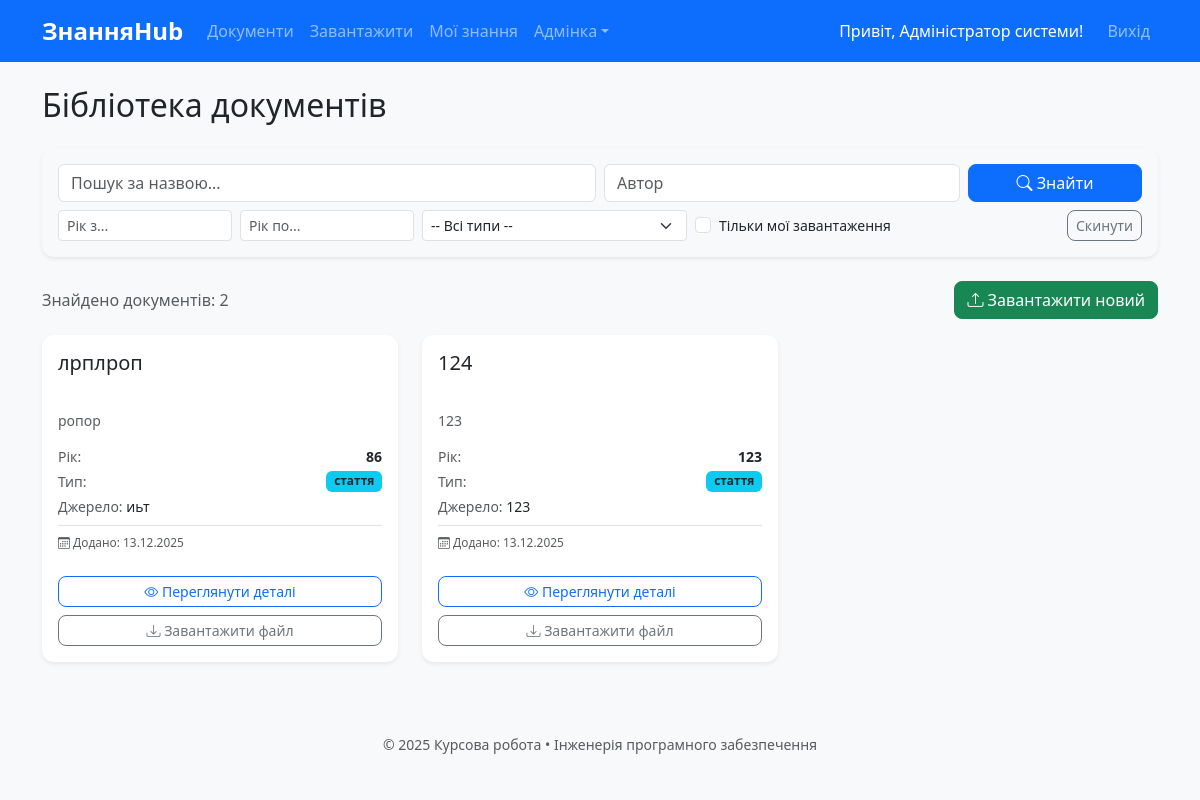
/documents (signed in), run on an earlier commit of the app's database.
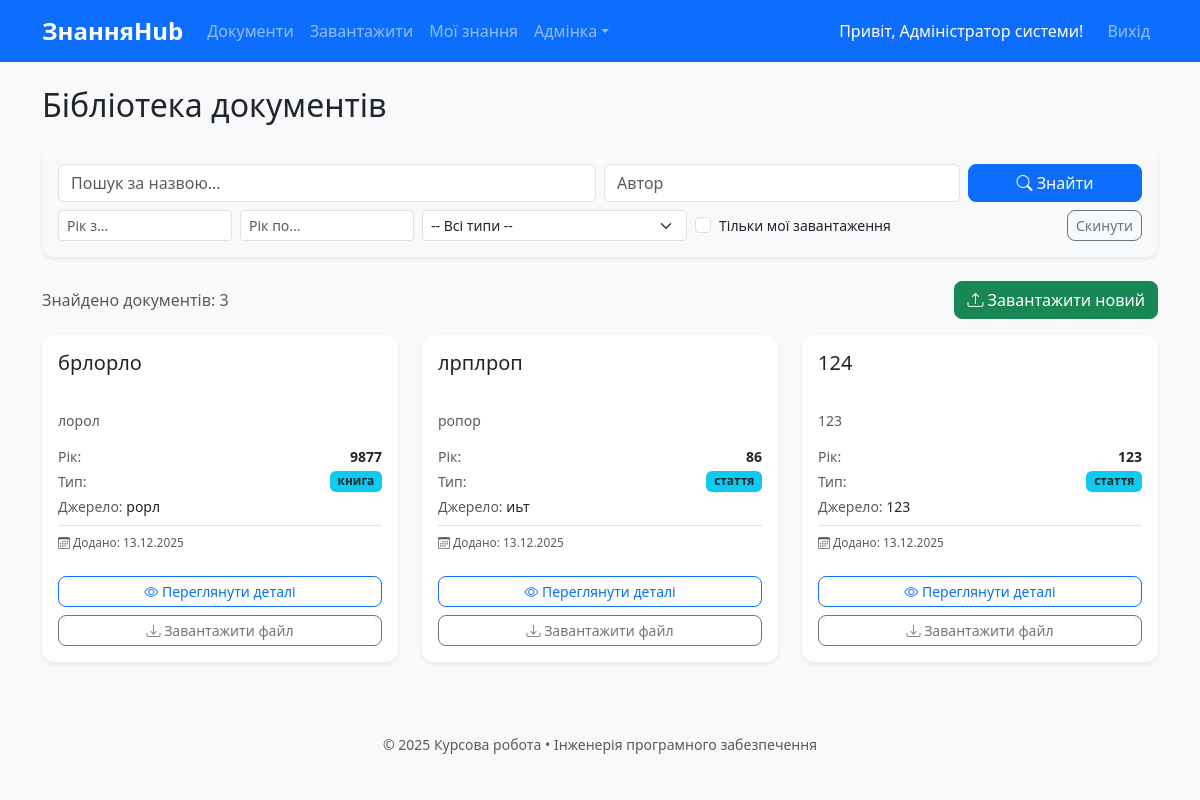
And on a later commit of the database.
### models.py (models this page shows, shortened)
class User(UserMixin, db.Model):
    id = db.Column(db.Integer, primary_key=True)
    email = db.Column(db.String(120), unique=True, nullable=False)
    name = db.Column(db.String(100), nullable=False)
    password_hash = db.Column(db.String(256), nullable=False)
    role = db.Column(db.String(20), default='user')
    is_active = db.Column(db.Boolean, default=True)
    created_at = db.Column(db.DateTime, default=datetime.utcnow)

class Document(db.Model):
    id = db.Column(db.Integer, primary_key=True)
    title = db.Column(db.String(300), nullable=False)
    authors = db.Column(db.Text)
    year = db.Column(db.Integer)
    source = db.Column(db.Text)
    doc_type = db.Column(db.String(50))
    original_filename = db.Column(db.String(300), nullable=False)
    stored_filename = db.Column(db.String(200), nullable=False, unique=True)
    uploaded_at = db.Column(db.DateTime, default=datetime.utcnow)
    uploaded_by = db.Column(db.Integer, db.ForeignKey('user.id'))
    user = db.relationship('User', backref='documents')

### app.py (the view)
    @app.route('/documents')
    @login_required
    def document_list():
        query = request.args.get('q', '').strip()
        author = request.args.get('author', '')
        year_from = request.args.get('year_from', type=int)
        year_to = request.args.get('year_to', type=int)
        doc_type = request.args.get('type', '')
        show_my = request.args.get('show_my')
        docs = Document.query
        if query:
            ids = search_fulltext(query)
            docs = docs.filter(Document.id.in_(ids)) if ids else docs.filter(False)
        if author: docs = docs.filter(Document.authors.ilike(f'%{author}%'))
        if year_from: docs = docs.filter(Document.year >= year_from)
        if year_to: docs = docs.filter(Document.year <= year_to)
        if doc_type: docs = docs.filter_by(doc_type=doc_type)
        if show_my == '1': docs = docs.filter_by(uploaded_by=current_user.id)
        documents = docs.order_by(Document.uploaded_at.desc()).all()
        return render_template('document/list.html', documents=documents)

### templates/document/list.html (shortened to what this page needs)
{% extends "base.html" %}
{% block content %}
<h2 class="mb-4">Бібліотека документів</h2>
<div class="card shadow-sm mb-4 bg-light">
    <div class="card-body">
        <form method="GET" action="{{ url_for('document_list') }}">
            <div class="row g-2 mb-2">
                <div class="col-md-6">
                    <input type="text" name="q" class="form-control" placeholder="Пошук за назвою..." value="{{ request.args.get('q', '') }}">
                </div>
                <div class="col-md-4">
                    <input type="text" name="author" class="form-control" placeholder="Автор" value="{{ request.args.get('author', '') }}">
                </div>
                <div class="col-md-2">
                    <button type="submit" class="btn btn-primary w-100"><i class="bi bi-search"></i> Знайти</button>
                </div>
            </div>
            <div class="row g-2 align-items-center">
                <div class="col-md-2">
                    <input type="number" name="year_from" class="form-control form-control-sm" placeholder="Рік з..." value="{{ request.args.get('year_from', '') }}">
                </div>
                <div class="col-md-2">
                    <input type="number" name="year_to" class="form-control form-control-sm" placeholder="Рік по..." value="{{ request.args.get('year_to', '') }}">
                </div>
                <div class="col-md-3">
                    <select name="type" class="form-select form-select-sm">
                        <option value="">-- Всі типи --</option>
                    </select>
                </div>
                <div class="col-md-3">
                    <div class="form-check">
                        <input class="form-check-input" type="checkbox" name="show_my" value="1" id="showMyCheck" {% if request.args.get('show_my') == '1' %}checked{% endif %}>
                        <label class="form-check-label small" for="showMyCheck">
                            Тільки мої завантаження
                        </label>
                    </div>
                </div>
                <div class="col-md-2 text-end">
                    <a href="{{ url_for('document_list') }}" class="btn btn-sm btn-outline-secondary">Скинути</a>
                </div>
            </div>
        </form>
    </div>
</div>
<div class="d-flex justify-content-between align-items-center mb-3">
    <span class="text-muted">Знайдено документів: {{ documents|length }}</span>
    <a href="{{ url_for('upload_document') }}" class="btn btn-success">
        <i class="bi bi-upload"></i> Завантажити новий
    </a>
</div>
{% if documents %}
    <div class="row row-cols-1 row-cols-md-2 row-cols-lg-3 g-4">
        {% for doc in documents %}
        <div class="col">
            <div class="card h-100 shadow-sm border-0 hover-shadow transition-card">
                <div class="card-body d-flex flex-column">
                    <div class="d-flex justify-content-between align-items-start mb-2">
                        <h5 class="card-title text-truncate-3">
                            <a href="{{ url_for('document_detail', doc_id=doc.id) }}" class="text-decoration-none text-dark stretched-link-custom">
                                {{ doc.title }}
                            </a>
                        </h5>
                    </div>
                    <h6 class="card-subtitle mb-3 text-muted small">{{ doc.authors|truncate(50) }}</h6>
                    <ul class="list-unstyled small mb-4 flex-grow-1">
                        <li class="mb-1 d-flex justify-content-between">
                            <span class="text-muted">Рік:</span>
                            <span class="fw-bold">{{ doc.year if doc.year else '—' }}</span>
                        </li>
                        <li class="mb-1 d-flex justify-content-between">
                            <span class="text-muted">Тип:</span>
                            <span class="badge bg-info text-dark">{{ doc.doc_type }}</span>
                        </li>
                        {% if doc.source %}
                        <li class="mb-1 text-truncate">
                            <span class="text-muted">Джерело:</span> {{ doc.source }}
                        </li>
                        {% endif %}
                        <li class="mt-2 pt-2 border-top text-muted smaller">
                            <i class="bi bi-calendar3"></i> Додано: {{ doc.uploaded_at.strftime('%d.%m.%Y') }}
                        </li>
                    </ul>
                    <div class="d-grid gap-2 mt-auto">
                        <a href="{{ url_for('document_detail', doc_id=doc.id) }}" class="btn btn-outline-primary btn-sm">
                            <i class="bi bi-eye"></i> Переглянути деталі
                        </a>
                        <a href="{{ url_for('download_document', doc_id=doc.id) }}" class="btn btn-outline-secondary btn-sm">
                            <i class="bi bi-download"></i> Завантажити файл
                        </a>
                    </div>
                </div>
            </div>
        </div>
        {% endfor %}
    </div>
{% else %}
    <div class="alert alert-info text-center py-5">
        <h4>Документів не знайдено</h4>
        <p>Спробуйте змінити параметри пошуку або завантажте новий документ.</p>
    </div>
{% endif %}
{% endblock %}

### templates/base.html (shortened to what this page needs)
<!DOCTYPE html>
<html lang="uk">
<head>
    <link href="https://cdn.jsdelivr.net/npm/bootstrap@5.3.3/dist/css/bootstrap.min.css" rel="stylesheet">
    <link href="{{ url_for('static', filename='css/style.css') }}" rel="stylesheet">
    <link rel="stylesheet" href="https://cdn.jsdelivr.net/npm/bootstrap-icons@1.10.0/font/bootstrap-icons.css">
</head>
<body>
    <nav class="navbar navbar-expand-lg navbar-dark bg-primary mb-4">
        <div class="container">
            <a class="navbar-brand fw-bold" href="{{ url_for('index') }}">ЗнанняHub</a>
            <div class="collapse navbar-collapse" id="navbar">
                <ul class="navbar-nav me-auto">
                    <li class="nav-item"><a class="nav-link" href="{{ url_for('document_list') }}">Документи</a></li>
                    <li class="nav-item"><a class="nav-link" href="{{ url_for('upload_document') }}">Завантажити</a></li>
                    <li class="nav-item"><a class="nav-link" href="{{ url_for('my_knowledge') }}">Мої знання</a></li>
                    {% if current_user.role == 'admin' %}
                    <li class="nav-item dropdown">
                        <a class="nav-link dropdown-toggle" href="#" role="button" data-bs-toggle="dropdown">Адмінка</a>
                    </li>
                    {% endif %}
                </ul>
                <ul class="navbar-nav">
                    {% if current_user.is_authenticated %}
                    <li class="nav-item d-flex align-items-center">
                        <span class="text-white me-3">Привіт, {{ current_user.name }}!</span>
                    </li>
                    <li class="nav-item"><a class="nav-link" href="{{ url_for('logout') }}">Вихід</a></li>
                    {% else %}
                    <li class="nav-item"><a class="nav-link" href="{{ url_for('login') }}">Вхід</a></li>
                    <li class="nav-item"><a class="nav-link" href="{{ url_for('register') }}">Реєстрація</a></li>
                    {% endif %}
                </ul>
            </div>
        </div>
    </nav>
    <div class="container">
        {% block content %}{% endblock %}
    </div>
    <footer class="bg-light mt-5 py-4 text-center text-muted small">
        © 2025 Курсова робота • Інженерія програмного забезпечення
    </footer>
</body>
</html>

### static/css/style.css (style rules this page uses)
:root { --primary: #0d6efd; --hover-shadow: 0 10px 20px rgba(0,0,0,0.1); }
body { background: #f8f9fa; font-family: 'Segoe UI', sans-serif; }
.card { border: none; border-radius: 12px; transition: all 0.3s ease; }
.btn { border-radius: 8px; }
.navbar-brand { font-weight: 700; font-size: 1.5rem; }
.badge { font-size: 0.85em; }

### templates/document/list.html (style rules this page uses)
.text-truncate-3 { display: -webkit-box; -webkit-line-clamp: 2; -webkit-box-orient: vertical; overflow: hidden; min-height: 2.5em; }
.transition-card { transition: all 0.2s ease-in-out; }
.smaller { font-size: 0.85em; }

What changed in the data, as far as the page shows it:
added Document: title "брлорло", authors "лорол", year "9877", doc_type "книга", source "рорл", uploaded_at "13.12.2025"
Also different on the page:
{{ documents|length }}: "2" → "3"
